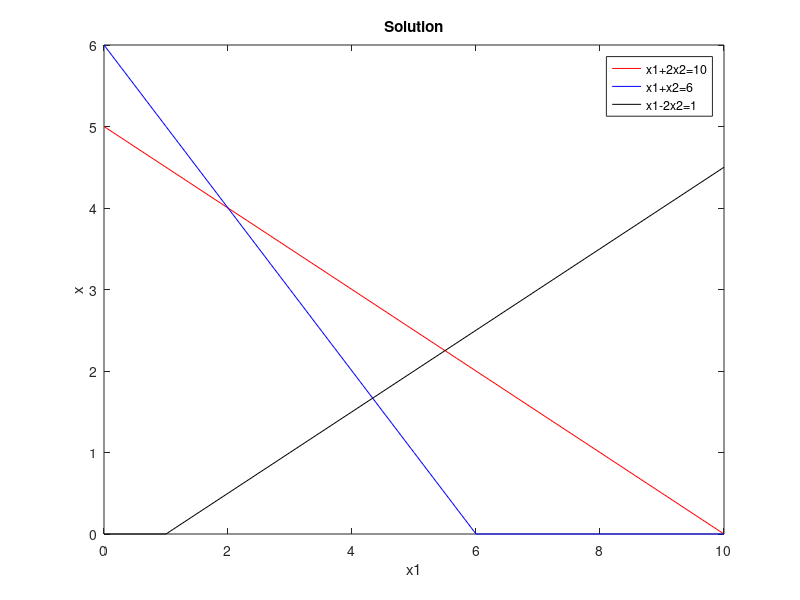

Write the MATLAB code that produced this figure.
clc
clear all
%max z=2x1+x2%
%x1+2x2<=10%
%x1+x2<=6%
%x1-2x2<1=%
%% phase 1 data entry and finding all
A=[1 2;1 1;1 -2] 
B=[10;6;1]
C=[2 1]
x=0:max(B)


x21=(B(1)-A(1,1)*x)/A(1,2)
x21=max(0,x21)
x22=(B(2)-A(2,1)*x)/A(2,2)
x22=max(0,x22)
x23=(B(3)-A(3,1)*x)/A(3,2)
x23=max(0,x23)

%% phase 2 plot the lines 
plot(x,x21,'r',x,x22,'b',x,x23,'k')
%%alt
%plot(x,x21)%
%hold on%
%plot(x,x22)%
%plot(x,23)%
xlabel('x1')
ylabel('x')
title('Solution')
legend('x1+2x2=10', 'x1+x2=6', 'x1-2x2=1')

%% phase 3 intersection with axes

c1=find(x==0)
c2=find(x21==0)
c3=find(x22==0)
c4=find(x23==0)
line1=[x([c1 c2]); x21([c1 c2])]
line2=[x([c1 c3]); x22([c1 c3])]
line3=[x([c1 c4]); x23([c1 c4])]
line1=line1'
line2=line2'
line3=line3'
lines=[line1;line2;line3]
lines=unique(lines,'rows') %% unique by rows

%% phase 4 corner all/intersection of lines
temp=[0;0]
for i=1:size(A,1)
    for j=i+1:size(A,1)
        A1=A([i j],:)
        B1=B([i j])
        p=inv(A1)*B1
        temp=[temp p]
    end
end
sol=temp'

%%phase 5 all all
all=unique([lines;sol],'rows')

%%phase 6
for i=1:size(all,1)
 const1(i)=A(1,1)*all(i,1)+A(1,2)*all(i,2)-B(1)
 const2(i)=A(2,1)*all(i,1)+A(2,2)*all(i,2)-B(2)
 const3(i)=A(3,1)*all(i,1)+A(3,2)*all(i,2)-B(3)
end 

s1=find(const1>0)
s2=find(const2>0)
s3=find(const3>0)
s=unique([s1 s2 s3])
all(s,:)=[]
all=all'
%% phase 7
value=C*all
[obj,index] = max(value)
all=all'
x1=all(index,1)
x2=all(index,2)
